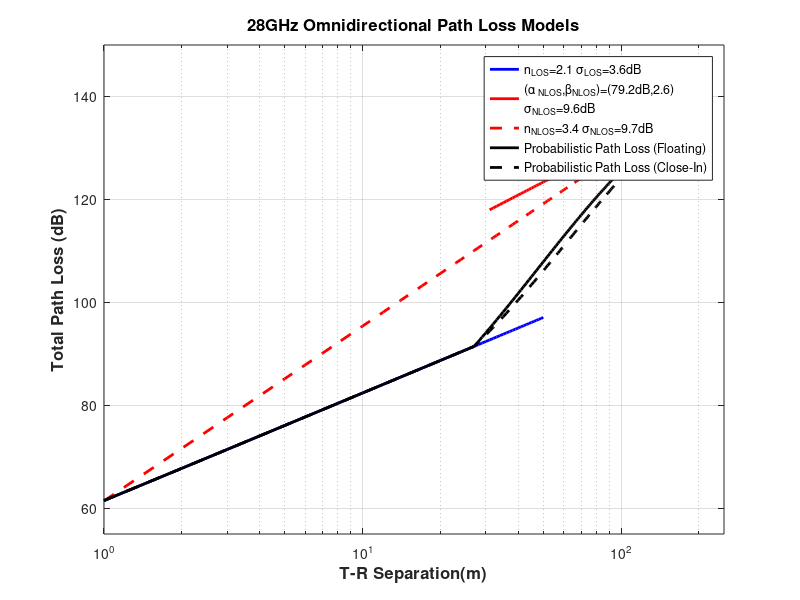

Write MATLAB code to recreate this figure. (Note: this script raises an error after producing the figure.)
clear
clc

d= 1:1:200 ;

d_BP = 27;
alpha = 71;
d0 = 1;
c  = 3*10^8;

f = 28*10^9;
n_LOS = 2.1;
Sigma_LOS = 3.6;
n_NLOS = 3.4;
Sigma_NLOS = 9.7;
alpha2 = 79.2;
Beta = 2.6;
Sigma2_NLOS = 9.6;


Lambda  =c/f ;
P_LOS = zeros(200,1);
PL_LOS = zeros(200,1);
PL_NLOS = zeros(200,1);
PL_Prob = zeros(200,1);

PL_NLOS_CloseIn = zeros(200,1);
PL_NLOS_Floating = zeros(200,1);


for d=1:1:200
    P_LOS(d)  = (min(d_BP/d,1)*(1-exp(-d/alpha))+exp(-d/alpha))^2;
    
    PL_LOS(d)  = 20*log10(4*pi/ Lambda)+10*n_LOS *log10(d)+lognpdf(d,0,Sigma_LOS );
    
    PL_NLOS_CloseIn(d) = 20*log10(4*pi/ Lambda)+10*n_NLOS *log10(d)+lognpdf(d,0,Sigma_NLOS );
    PL_NLOS_Floating(d)  = alpha2  +10* Beta  *log10(d)+lognpdf(d,0,Sigma2_NLOS );
    
    if d<= 30
        PL_NLOS(d)  = PL_NLOS_CloseIn(d);
    else
        PL_NLOS(d)  = PL_NLOS_Floating(d);
    end
    PL_Prob(d)  = P_LOS(d)*PL_LOS(d)+(1-P_LOS(d))*PL_NLOS(d);
    PL_Prob_CloseIn(d)  = P_LOS(d)*PL_LOS(d)+(1-P_LOS(d))*PL_NLOS_CloseIn(d);
    PL_Prob_Floating(d)  = P_LOS(d)*PL_LOS(d)+(1-P_LOS(d))*PL_NLOS_Floating(d);
    
end

figure;

t = 1:1:50;%in fact it should be 30
s1 = semilogx(t,PL_LOS(1:50),'b-','LineWidth',2);grid on;hold on;
% plot(t,PL_LOS,'r-');


% plot(t,PL_NLOS,'r-','LineWidth',2);  hold on;grid on;

t = 31:1:200;%in the paper it begin at 51

p1 = plot(t,PL_NLOS_Floating(31:200),'r-','LineWidth',2);  hold on;grid on;

t = 1:1:200;

p2 = plot(t, PL_NLOS_CloseIn,'r--','LineWidth',2);  hold on;grid on;

p3 = plot(t,PL_Prob_Floating,'k-','LineWidth',2);  hold on;grid on;

p4 = plot(t,PL_Prob_CloseIn,'k--','LineWidth',2);  hold on;grid on;

% plot(t,PL_Prob,'g-','LineWidth',2);  hold on;grid on;

axis([1,250,55,150]);
xlabel('T-R Separation(m)','FontSize',12,'FontWeight','bold')
ylabel('Total Path Loss (dB)','FontSize',12,'FontWeight','bold')
title('28GHz Omnidirectional Path Loss Models','FontSize',12,'FontWeight','bold')


line_handles = [s1,p1,p2,p3,p4];

t1 = 'n_L_O_S=2.1 \sigma_L_O_S=3.6dB';
t2 = ['(\alpha _N_L_O_S,\beta_N_L_O_S)=(79.2dB,2.6) ', sprintf('\n'),...
    '\sigma_N_L_O_S=9.6dB'];
t3 = ['n_N_L_O_S=3.4 \sigma_N_L_O_S=9.7dB'];
t4 = ['Probabilistic Path Loss (Floating)' ];
t5 = ['Probabilistic Path Loss (Close-In)' ];

legend_texts = {t1, t2, t3, t4,t5};
h_leg = legend(line_handles, legend_texts);
h_leg.FontWeight = 'bold';
h_leg.Location = 'best';

grid on;